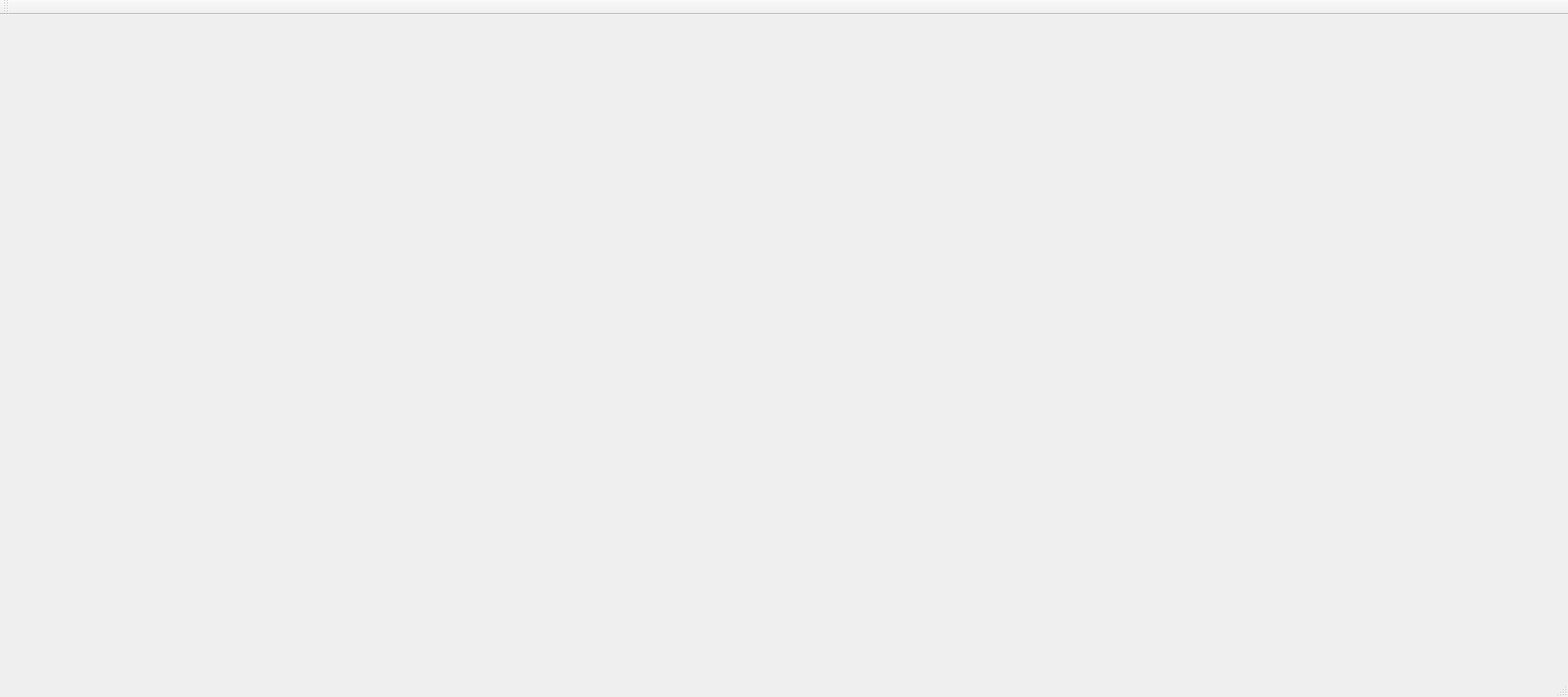
<?xml version="1.0" encoding="UTF-8"?>
<ui version="4.0">
 <class>MainWindow</class>
 <widget class="QMainWindow" name="MainWindow">
  <property name="geometry">
   <rect>
    <x>0</x>
    <y>0</y>
    <width>1800</width>
    <height>800</height>
   </rect>
  </property>
  <property name="windowTitle">
   <string>停车场管理系统</string>
  </property>
  <widget class="QWidget" name="centralWidget"/>
  <widget class="QMenuBar" name="menuBar">
   <property name="enabled">
    <bool>false</bool>
   </property>
   <property name="geometry">
    <rect>
     <x>0</x>
     <y>0</y>
     <width>1800</width>
     <height>26</height>
    </rect>
   </property>
  </widget>
  <widget class="QToolBar" name="mainToolBar">
   <attribute name="toolBarArea">
    <enum>TopToolBarArea</enum>
   </attribute>
   <attribute name="toolBarBreak">
    <bool>false</bool>
   </attribute>
  </widget>
  <widget class="QStatusBar" name="statusBar"/>
 </widget>
 <layoutdefault spacing="6" margin="11"/>
 <resources/>
 <connections/>
</ui>
